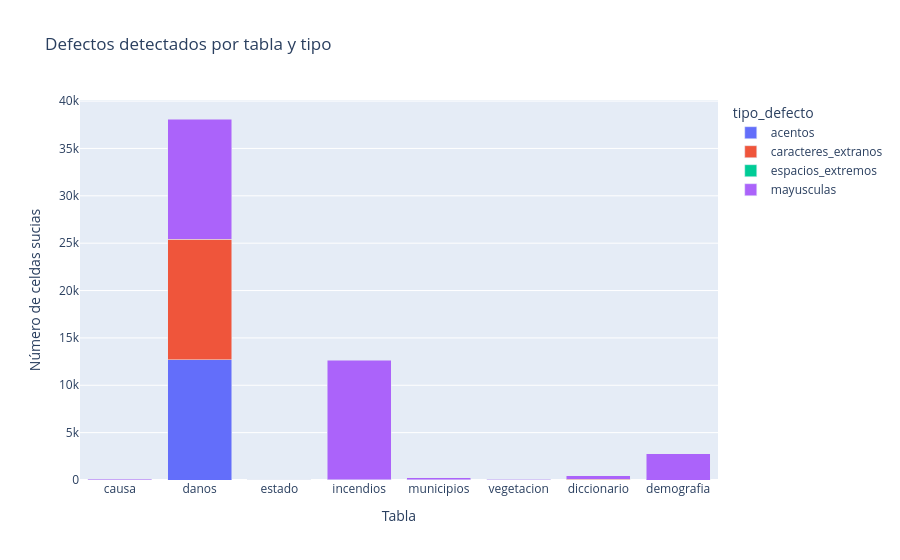
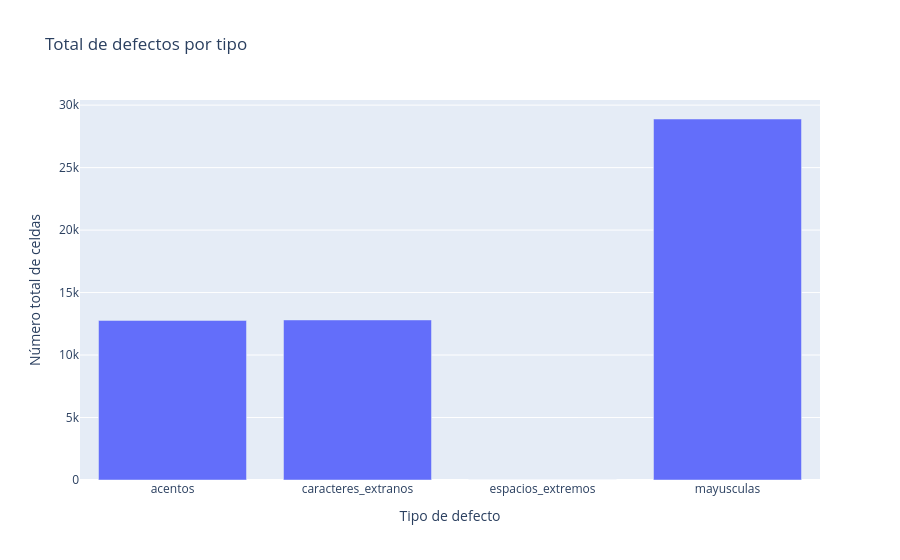

Notebook source saved alongside these figures, in order:
### Code cell
# Celda de visualización de defectos encontrados
import plotly.express as px

# Asegurarnos de que df_todos existe (viene de la celda anterior)
if 'df_todos' in locals() and not df_todos.empty:
    # Agrupamos para el gráfico
    df_plot = df_todos.groupby(['origen', 'tipo_defecto']).size().reset_index(name='conteo')
    
    # Gráfico de barras apiladas
    fig = px.bar(df_plot, 
                 x='origen', 
                 y='conteo', 
                 color='tipo_defecto',
                 title='Defectos detectados por tabla y tipo',
                 labels={'conteo': 'Número de celdas sucias', 'origen': 'Tabla'},
                 barmode='stack')
    fig.show()
    
    # También podemos mostrar un resumen general de defectos totales por tipo
    fig2 = px.bar(df_plot.groupby('tipo_defecto', as_index=False)['conteo'].sum(),
                  x='tipo_defecto', y='conteo',
                  title='Total de defectos por tipo',
                  labels={'conteo': 'Número total de celdas', 'tipo_defecto': 'Tipo de defecto'})
    fig2.show()
else:
    print("Primero ejecuta la celda de diagnóstico forense para generar df_todos.")

### Figure 1 — Plotly figure (JSON) as saved in the notebook; plotly's stock layout.template omitted (floating-point values rounded to 4 significant figures)
{"data": [{"alignmentgroup": "True", "hovertemplate": "tipo_defecto=acentos<br>Tabla=%{x}<br>Número de celdas sucias=%{y}<extra></extra>", "legendgroup": "acentos", "marker": {"color": "#636efa", "pattern": {"shape": ""}}, "name": "acentos", "offsetgroup": "acentos", "orientation": "v", "showlegend": true, "textposition": "auto", "type": "bar", "x": ["causa", "danos", "estado", "incendios", "municipios", "vegetacion"], "xaxis": "x", "y": [19, 12703, 1, 2, 37, 8], "yaxis": "y"}, {"alignmentgroup": "True", "hovertemplate": "tipo_defecto=caracteres_extranos<br>Tabla=%{x}<br>Número de celdas sucias=%{y}<extra></extra>", "legendgroup": "caracteres_extranos", "marker": {"color": "#EF553B", "pattern": {"shape": ""}}, "name": "caracteres_extranos", "offsetgroup": "caracteres_extranos", "orientation": "v", "showlegend": true, "textposition": "auto", "type": "bar", "x": ["causa", "danos", "diccionario", "vegetacion"], "xaxis": "x", "y": [1, 12703, 103, 1], "yaxis": "y"}, {"alignmentgroup": "True", "hovertemplate": "tipo_defecto=espacios_extremos<br>Tabla=%{x}<br>Número de celdas sucias=%{y}<extra></extra>", "legendgroup": "espacios_extremos", "marker": {"color": "#00cc96", "pattern": {"shape": ""}}, "name": "espacios_extremos", "offsetgroup": "espacios_extremos", "orientation": "v", "showlegend": true, "textposition": "auto", "type": "bar", "x": ["causa", "vegetacion"], "xaxis": "x", "y": [1, 1], "yaxis": "y"}, {"alignmentgroup": "True", "hovertemplate": "tipo_defecto=mayusculas<br>Tabla=%{x}<br>Número de celdas sucias=%{y}<extra></extra>", "legendgroup": "mayusculas", "marker": {"color": "#ab63fa", "pattern": {"shape": ""}}, "name": "mayusculas", "offsetgroup": "mayusculas", "orientation": "v", "showlegend": true, "textposition": "auto", "type": "bar", "x": ["causa", "danos", "demografia", "diccionario", "estado", "incendios", "municipios", "vegetacion"], "xaxis": "x", "y": [108, 12703, 2750, 372, 2, 12652, 220, 82], "yaxis": "y"}], "layout": {"barmode": "stack", "legend": {"title": {"text": "tipo_defecto"}, "tracegroupgap": 0}, "title": {"text": "Defectos detectados por tabla y tipo"}, "xaxis": {"anchor": "y", "domain": [0, 1], "title": {"text": "Tabla"}}, "yaxis": {"anchor": "x", "domain": [0, 1], "title": {"text": "Número de celdas sucias"}}}}

### Figure 2 — Plotly figure (JSON) as saved in the notebook; plotly's stock layout.template omitted (floating-point values rounded to 4 significant figures)
{"data": [{"alignmentgroup": "True", "hovertemplate": "Tipo de defecto=%{x}<br>Número total de celdas=%{y}<extra></extra>", "legendgroup": "", "marker": {"color": "#636efa", "pattern": {"shape": ""}}, "name": "", "offsetgroup": "", "orientation": "v", "showlegend": false, "textposition": "auto", "type": "bar", "x": ["acentos", "caracteres_extranos", "espacios_extremos", "mayusculas"], "xaxis": "x", "y": [12770, 12808, 2, 28889], "yaxis": "y"}], "layout": {"barmode": "relative", "legend": {"tracegroupgap": 0}, "title": {"text": "Total de defectos por tipo"}, "xaxis": {"anchor": "y", "domain": [0, 1], "title": {"text": "Tipo de defecto"}}, "yaxis": {"anchor": "x", "domain": [0, 1], "title": {"text": "Número total de celdas"}}}}
